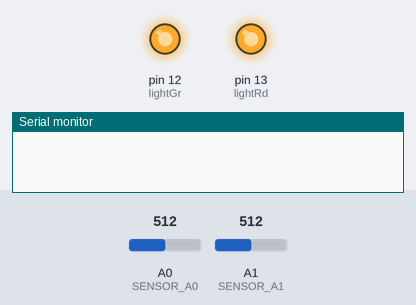
This sketch was run on a simulated Arduino Uno, built with avr-gcc and run on an emulated ATmega328P. Shown: output pins drawn as LEDs (lit = HIGH), the last lines printed to the serial monitor. Dashed ring = blinking. The inputs (shaded band) are chosen by the test bench; at power-on: A0 (SENSOR_A0) = 512, A1 (SENSOR_A1) = 512.

Above: at 1.2 s.
1.3 s: A0 (SENSOR_A0) set to 192
2.8 s: A0 (SENSOR_A0) set to 170
At 3.55 s:
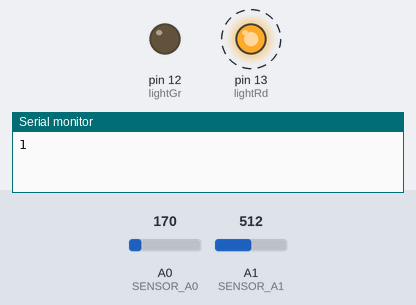
5.8 s: A0 (SENSOR_A0) set to 306
7.3 s: A1 (SENSOR_A1) set to 196
9.0 s: A1 (SENSOR_A1) set to 171
At 9.15 s:
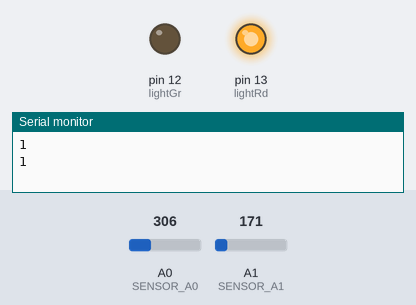
12.0 s: A1 (SENSOR_A1) set to 306
At 13.2 s:
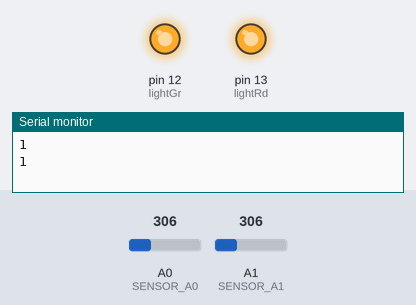
Timing chart, 0 to 14.5 s (numbered marks = the images above; inputs shaded):
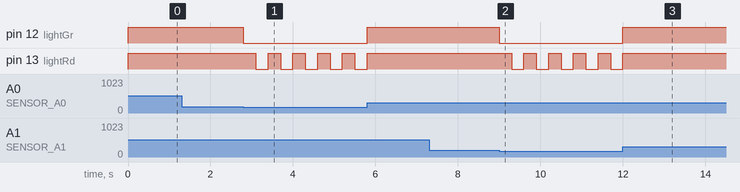

Measured:
- the behaviour switches between 180 and 179 on A0 (SENSOR_A0) (found by bisection; images 0 and 1)
- the behaviour switches between 180 and 179 on A1 (SENSOR_A1) (found by bisection; images 1 and 2)
- after the input at 1.3 s, every drawn part: stays the same
- after the input at 2.8 s, pin 12 (lightGr): HIGH → LOW at once; pin 13 (lightRd): alternates HIGH for 0.30 s and LOW for 0.30 s, starting after 0.30 s
- after the input at 7.3 s, every drawn part: stays the same
- after the input at 9.0 s, pin 12 (lightGr): HIGH → LOW at once; pin 13 (lightRd): alternates HIGH for 0.30 s and LOW for 0.30 s, starting after 0.30 s
- after the input at 12.0 s, pin 12 (lightGr): goes on until 12.0 s, then stays HIGH

The sketch:

arduino.ino
```cpp
int SENSOR_A0;
int SENSOR_A1;
int sensorValInit = 0;
int our_delay = 300;
int sensorValCurrA0 = 0;
int sensorValCurrA1 = 0;
int lightGr = 0;
int lightRd = 0;
bool pirmas;
int input = 0;


void setup()
{
  pirmas = true;
  lightGr = 12;
  lightRd = 13;
  SENSOR_A0 = A0;
  SENSOR_A1 = A1;
  pinMode(lightGr, OUTPUT);
  pinMode(lightRd, OUTPUT);

  pinMode(SENSOR_A0, INPUT);
  pinMode(SENSOR_A1, INPUT);

  Serial.begin(9600);


  sensorValInit = analogRead(SENSOR_A0);

  digitalWrite(lightRd, HIGH);
  digitalWrite(lightGr, HIGH);


}
void loop()
{
  sensorValCurrA0 = analogRead(A0);
  sensorValCurrA1 = analogRead(A1);

  if (Serial.available() > 0) {
    input = Serial.parseInt();

  }

  if(sensorValInit * 0.35 > sensorValCurrA0 || sensorValInit * 0.35 > sensorValCurrA1)
  {
    if(input > 0){
      delay(input);
    }
    sensorValCurrA0 = analogRead(A0);
    sensorValCurrA1 = analogRead(A1);

    if(sensorValInit * 0.35 > sensorValCurrA0 || sensorValInit * 0.35 > sensorValCurrA1)
    {
      Serial.println("1");

      digitalWrite(lightGr, LOW);

      for(int i = 0; i < 5; i++)
      {
      digitalWrite(lightRd, HIGH);
      delay(our_delay);
      digitalWrite(lightRd, LOW);
      delay(our_delay);
      }

      digitalWrite(lightRd, HIGH);
      digitalWrite(lightGr, HIGH);
      delay(2000);
    }

  }


}
```
